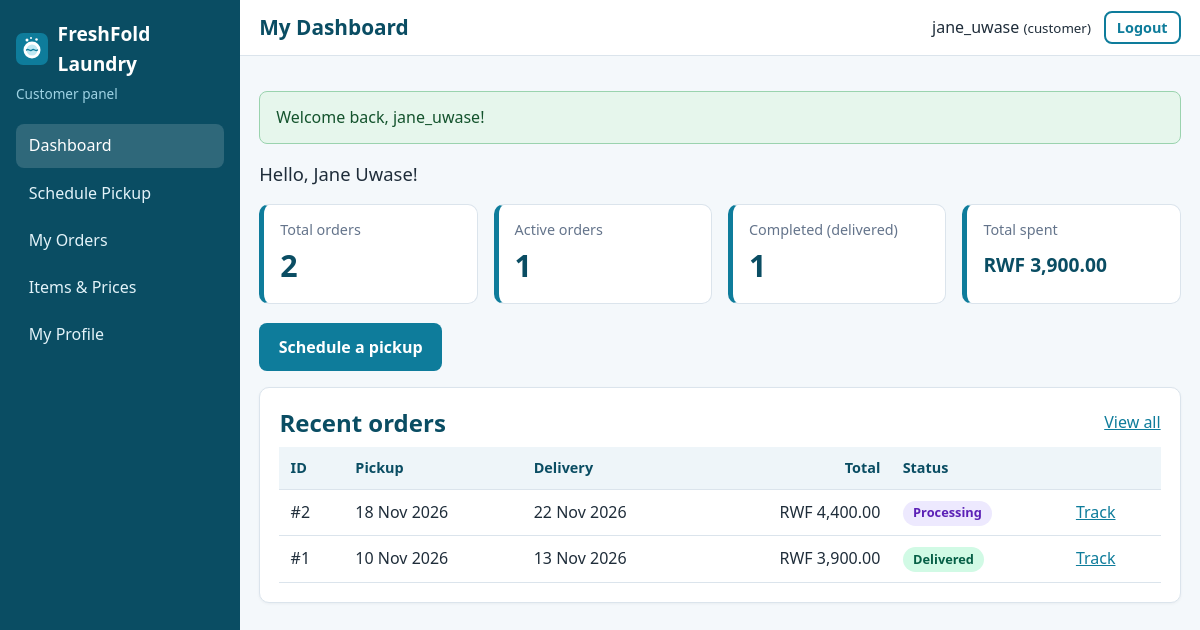
Screenshot of /customer/index.php (signed in) with the database file from the repository.
### tables this page shows
CREATE TABLE users (
    user_id       INT AUTO_INCREMENT PRIMARY KEY,
    username      VARCHAR(100) NOT NULL,
    email         VARCHAR(150) NOT NULL UNIQUE,
    password_hash VARCHAR(255) NOT NULL,               
    role          ENUM('admin','staff','customer') NOT NULL,
    created_at    TIMESTAMP DEFAULT CURRENT_TIMESTAMP
);

CREATE TABLE customers (
    customer_id INT AUTO_INCREMENT PRIMARY KEY,
    user_id     INT NOT NULL UNIQUE,                   
    full_name   VARCHAR(150) NOT NULL,
    phone       VARCHAR(20)  NOT NULL,
    address     TEXT NOT NULL,
    CONSTRAINT fk_customers_user
        FOREIGN KEY (user_id) REFERENCES users(user_id)
        ON DELETE CASCADE ON UPDATE CASCADE            
);

CREATE TABLE orders (
    order_id          INT AUTO_INCREMENT PRIMARY KEY,
    customer_id       INT NOT NULL,
    assigned_staff_id INT NULL,                        
    pickup_date       DATE NOT NULL,
    delivery_date     DATE NOT NULL,
    total             DECIMAL(10,2) NOT NULL,          
    status            ENUM('pending','confirmed','picked_up','processing',
                           'ready_for_delivery','out_for_delivery','delivered','cancelled')
                      NOT NULL DEFAULT 'pending',
    created_at        TIMESTAMP DEFAULT CURRENT_TIMESTAMP,
    updated_at        TIMESTAMP NULL DEFAULT NULL,

    CONSTRAINT fk_orders_customer
        FOREIGN KEY (customer_id) REFERENCES customers(customer_id)
        ON DELETE CASCADE ON UPDATE CASCADE,           
    CONSTRAINT fk_orders_staff
        FOREIGN KEY (assigned_staff_id) REFERENCES users(user_id)
        ON DELETE SET NULL ON UPDATE CASCADE,          

    CONSTRAINT chk_orders_dates CHECK (delivery_date > pickup_date),
    CONSTRAINT chk_orders_total CHECK (total >= 0),

    INDEX idx_orders_status   (status),
    INDEX idx_orders_staff    (assigned_staff_id),
    INDEX idx_orders_pickup   (pickup_date)
);

### app/controllers/DashboardController.php (called while the page is built, shortened)
<?php
class DashboardController
{
    public function customer(): void
    {
        $user     = requireRole(['customer']);
        $customer = Customer::findByUserId((int) $user['user_id']);
        $counts = Order::statusCounts((int) $customer['customer_id']);
        $total  = 0;
        $active = 0;
        $spent  = 0.0;
        foreach ($counts as $status => $row) {
            $total += $row['n'];
            if (in_array($status, activeStatuses(), true)) {
                $active += $row['n'];
            }
            if ($status === 'delivered') {
                $spent += $row['revenue'];
            }
        }
        render('customer/dashboard', [
            'title'     => 'My Dashboard',
            'customer'  => $customer,
            'total'     => $total,
            'active'    => $active,
            'delivered' => $counts['delivered']['n'] ?? 0,
            'spent'     => $spent,
            'recent'    => Order::search(['customer_id' => $customer['customer_id']], 5),
        ]);
    }
}

### public/customer/index.php (called while the page is built, shortened)
<?php
(new DashboardController())->customer();

### app/helpers/auth.php (called while the page is built, shortened)
<?php
function isLoggedIn(): bool
{
    return !empty($_SESSION['user_id']);
}
function currentUser(): ?array
{
    return [
        'user_id'  => (int) $_SESSION['user_id'],
        'username' => $_SESSION['username'] ?? '',
        'email'    => $_SESSION['email'] ?? '',
        'role'     => $_SESSION['role'] ?? '',
    ];
}
function requireLogin(): array
{
    $user = User::findById((int) $_SESSION['user_id']);
    return $user;
}
function requireRole(array $roles): array
{
    $user = requireLogin();
    return $user;
}

### app/config/database.php (called while the page is built, shortened)
<?php
function getDbConfig(): array
{
    $config = [
        'host'    => '127.0.0.1',
        'port'    => '3306',
        'name'    => 'online_laundry_db',
        'user'    => 'root',
        'pass'    => '',
        'charset' => 'utf8mb4',
    ];
    return $config;
}
function getConnection(): PDO
{
    static $pdo = null;
    if ($pdo instanceof PDO) {
        return $pdo;
    }
    $c   = getDbConfig();
    $dsn = "mysql:host={$c['host']};port={$c['port']};dbname={$c['name']};charset={$c['charset']}";
    try {
        $pdo = new PDO($dsn, $c['user'], $c['pass'], [
            PDO::ATTR_ERRMODE            => PDO::ERRMODE_EXCEPTION,
            PDO::ATTR_DEFAULT_FETCH_MODE => PDO::FETCH_ASSOC,
            PDO::ATTR_EMULATE_PREPARES   => false,
        ]);
    } catch (PDOException $e) {
        error_log('Database connection failed: ' . $e->getMessage());
        http_response_code(500);
        exit('Service temporarily unavailable. Please try again later.');
    }
    return $pdo;
}

### app/models/User.php (called while the page is built, shortened)
<?php
class User
{
    public static function findById(int $id)
    {
        $stmt = getConnection()->prepare(
            'SELECT user_id, username, email, role, created_at FROM users WHERE user_id = :id LIMIT 1'
        );
        $stmt->execute([':id' => $id]);
        return $stmt->fetch();
    }
}

### app/models/Customer.php (called while the page is built, shortened)
<?php
class Customer
{
    public static function findByUserId(int $userId)
    {
        $stmt = getConnection()->prepare(
            'SELECT c.customer_id, c.user_id, c.full_name, c.phone, c.address, u.username, u.email
             FROM customers c JOIN users u ON u.user_id = c.user_id
             WHERE c.user_id = :id LIMIT 1'
        );
        $stmt->execute([':id' => $userId]);
        return $stmt->fetch();
    }
}

### app/models/Order.php (called while the page is built, shortened)
<?php
class Order
{
    public static function search(array $f = [], int $limit = 200): array
    {
        $where  = [];
        $params = [];
        if (!empty($f['customer_id'])) {
            $where[] = 'o.customer_id = :customer_id';
            $params[':customer_id'] = (int) $f['customer_id'];
        }
        $sql = self::SELECT . ($where ? ' WHERE ' . implode(' AND ', $where) : '')
             . ' ORDER BY o.created_at DESC, o.order_id DESC LIMIT ' . (int) $limit;
        $stmt = getConnection()->prepare($sql);
        $stmt->execute($params);
        return $stmt->fetchAll();
    }
    public static function statusCounts(?int $customerId = null, ?int $staffId = null): array
    {
        $sql    = 'SELECT status, COUNT(*) AS n, COALESCE(SUM(total), 0) AS revenue FROM orders WHERE 1 = 1';
        $params = [];
        if ($customerId !== null) {
            $sql .= ' AND customer_id = :cid';
            $params[':cid'] = $customerId;
        }
        $sql .= ' GROUP BY status';
        $stmt = getConnection()->prepare($sql);
        $stmt->execute($params);
        $out = [];
        foreach ($stmt->fetchAll() as $row) {
            $out[$row['status']] = ['n' => (int) $row['n'], 'revenue' => (float) $row['revenue']];
        }
        return $out;
    }
}

### app/views/customer/dashboard.php (the view, shortened to what this page needs)
<p class="lead">Hello, <?= e($customer['full_name']) ?>!</p>
<div class="stats">
    <div class="stat"><span class="stat-label">Total orders</span><span class="stat-value"><?= (int) $total ?></span></div>
    <div class="stat"><span class="stat-label">Active orders</span><span class="stat-value"><?= (int) $active ?></span></div>
    <div class="stat"><span class="stat-label">Completed (delivered)</span><span class="stat-value"><?= (int) $delivered ?></span></div>
    <div class="stat"><span class="stat-label">Total spent</span><span class="stat-value small"><?= e(money($spent)) ?></span></div>
</div>
<p><a class="btn btn-primary" href="<?= e(url('customer/new-order.php')) ?>">Schedule a pickup</a></p>
<section class="card">
    <div class="card-head"><h2>Recent orders</h2><a href="<?= e(url('customer/orders.php')) ?>">View all</a></div>
    <div class="table-wrap">
        <table class="table">
            <thead><tr><th>ID</th><th>Pickup</th><th>Delivery</th><th class="num">Total</th><th>Status</th><th></th></tr></thead>
            <tbody>
            <?php foreach ($recent as $o): ?>
                <tr>
                    <td>#<?= (int) $o['order_id'] ?></td>
                    <td><?= e(formatDate($o['pickup_date'])) ?></td>
                    <td><?= e(formatDate($o['delivery_date'])) ?></td>
                    <td class="num"><?= e(money($o['total'])) ?></td>
                    <td><?= statusBadge($o['status']) ?></td>
                    <td><a href="<?= e(url('customer/order.php?id=' . (int) $o['order_id'])) ?>">Track</a></td>
                </tr>
            <?php endforeach; ?>
            </tbody>
        </table>
    </div>
</section>

### app/views/layouts/dashboard_header.php (shortened to what this page needs)
<?php
$user   = currentUser();
$role   = $user['role'];
$script = $_SERVER['SCRIPT_NAME'];
$menus = [
    'admin' => [
        ['admin/index.php', 'Dashboard'], ['admin/orders.php', 'Orders'], ['admin/order-form.php', 'New Order'],
        ['admin/customers.php', 'Customers'], ['admin/users.php', 'User Accounts'], ['admin/reports.php', 'Reports'],
    ],
    'staff' => [
        ['staff/index.php', 'Dashboard'], ['staff/orders.php', 'Assigned Orders'], ['staff/history.php', 'Order History'],
    ],
    'customer' => [
        ['customer/index.php', 'Dashboard'], ['customer/new-order.php', 'Schedule Pickup'], ['customer/orders.php', 'My Orders'],
        ['customer/items.php', 'Items & Prices'], ['customer/profile.php', 'My Profile'],
    ],
];
?>
<!DOCTYPE html>
<html lang="en">
<head>
    <link rel="stylesheet" href="<?= e(url('assets/css/style.css')) ?>">
</head>
<body class="dashboard">
<aside class="sidebar" id="sidebar">
    <a class="brand" href="<?= e(url('index.php')) ?>">
        <img src="<?= e(url('assets/images/logo.svg')) ?>" alt="" width="32" height="32">
        <span><?= e(APP_NAME) ?></span>
    </a>
    <p class="role-tag"><?= e(ucfirst($role)) ?> panel</p>
    <nav>
        <?php foreach ($menus[$role] as $item): ?>
            <a href="<?= e(url($item[0])) ?>" class="<?= substr($script, -strlen($item[0])) === $item[0] ? 'active' : '' ?>"><?= e($item[1]) ?></a>
        <?php endforeach; ?>
    </nav>
</aside>
<div class="dash-main">
    <header class="topbar">
        <h1><?= e($pageTitle) ?></h1>
        <div class="topbar-user">
            <span><?= e($user['username']) ?> <small>(<?= e($role) ?>)</small></span>
            <form method="post" action="<?= e(url('logout.php')) ?>">
                <button type="submit" class="btn btn-outline btn-small">Logout</button>
            </form>
        </div>
    </header>
    <main class="content">
        <?= renderFlash() ?>

### app/helpers/view.php (shortened to what this page needs)
<?php
function e($value): string
{
    return htmlspecialchars((string) $value, ENT_QUOTES, 'UTF-8');
}
function url(string $path = ''): string
{
    return BASE_URL . '/' . ltrim($path, '/');
}
function renderFlash(): string
{
    $html = '';
    foreach ($_SESSION['flash'] as $f) {
        $class = $f['type'] === 'success' ? 'alert-success' : 'alert-error';
        $html .= '<div class="alert ' . $class . '" role="alert">' . e($f['message']) . '</div>';
    }
    return $html;
}
function render(string $view, array $data = [], string $layout = 'dashboard'): void
{
    extract($data, EXTR_SKIP);
    $pageTitle = $data['title'] ?? APP_NAME;
    require APP_PATH . '/views/layouts/' . $layout . '_header.php';
    require APP_PATH . '/views/' . $view . '.php';
    require APP_PATH . '/views/layouts/' . $layout . '_footer.php';
}
function money($amount): string
{
    return CURRENCY . ' ' . number_format((float) $amount, 2);
}
function formatDate($date): string
{
    $ts = strtotime((string) $date);
    return $ts ? date('d M Y', $ts) : '-';
}

### app/helpers/order_status.php (shortened to what this page needs)
<?php
function orderStatuses(): array
{
    return [
        'pending'            => 'Pending',
        'confirmed'          => 'Confirmed',
        'picked_up'          => 'Picked Up',
        'processing'         => 'Processing',
        'ready_for_delivery' => 'Ready for Delivery',
        'out_for_delivery'   => 'Out for Delivery',
        'delivered'          => 'Delivered',
        'cancelled'          => 'Cancelled',
    ];
}
function statusLabel($status): string
{
    $all = orderStatuses();
    return $all[$status] ?? ucfirst(str_replace('_', ' ', (string) $status));
}
function statusBadge($status): string
{
    return '<span class="badge badge-' . e($status) . '">' . e(statusLabel($status)) . '</span>';
}

### app/views/layouts/dashboard_footer.php (shortened to what this page needs)
    </main>
</div>
</body>
</html>

### public/assets/css/style.css (style rules this page uses)
:root { --primary: #0e7c9b; --primary-dark: #0a4d63; --accent: #f59e0b; --bg: #f4f8fb; --card: #ffffff; --text: #1f2d3a; --muted: #64748b; --border: #dbe4ec; --danger: #c62828; --success: #1b7f3b; --radius: 10px; }
* { box-sizing: border-box; }
html { scroll-behavior: smooth; }
body { margin: 0; font-family: "Segoe UI", Roboto, Arial, sans-serif; color: var(--text); background: var(--bg); line-height: 1.55; }
img { max-width: 100%; height: auto; }
a { color: var(--primary); }
h1, h2, h3 { line-height: 1.25; margin: 0 0 .6rem; color: var(--primary-dark); }
p { margin: 0 0 1rem; }
.lead { font-size: 1.15rem; }
.btn { display: inline-block; padding: .6rem 1.1rem; border-radius: 8px; border: 2px solid transparent; font-size: 1rem; font-weight: 600; text-decoration: none; cursor: pointer; text-align: center; font-family: inherit; }
.btn-primary { background: var(--primary); color: #fff; }
.btn-outline { background: transparent; border-color: var(--primary); color: var(--primary); }
.btn-small { padding: .3rem .7rem; font-size: .9rem; }
.alert { padding: .8rem 1rem; border-radius: 8px; margin: 1rem 0; border: 1px solid; }
.alert-success { background: #e6f6ec; border-color: #9ad3ae; color: #14532d; }
.card { background: var(--card); border: 1px solid var(--border); border-radius: var(--radius); padding: 1.2rem; margin-bottom: 1.2rem; box-shadow: 0 1px 3px rgba(15, 40, 60, .05); }
.card-head { display: flex; justify-content: space-between; align-items: center; gap: 1rem; flex-wrap: wrap; margin-bottom: .6rem; }
.card-head h2 { margin: 0; }
.brand { display: flex; align-items: center; gap: .6rem; font-weight: 700; font-size: 1.2rem; color: var(--primary-dark); text-decoration: none; }
body.dashboard { display: flex; min-height: 100vh; }
.sidebar { width: 240px; background: var(--primary-dark); color: #fff; padding: 1.2rem 1rem; flex-shrink: 0; position: sticky; top: 0; height: 100vh; overflow-y: auto; }
.sidebar .brand { color: #fff; margin-bottom: .3rem; }
.role-tag { color: #9fd3e4; font-size: .85rem; margin-bottom: 1.2rem; }
.sidebar nav a { display: block; padding: .6rem .8rem; color: #e3f3f9; text-decoration: none; border-radius: 8px; margin-bottom: .2rem; }
.sidebar nav a:hover, .sidebar nav a.active { background: rgba(255, 255, 255, .15); color: #fff; }
.dash-main { flex: 1; min-width: 0; }
.topbar { display: flex; align-items: center; gap: 1rem; background: #fff; border-bottom: 1px solid var(--border); padding: .7rem 1.2rem; }
.topbar h1 { margin: 0; font-size: 1.3rem; flex: 1; }
.topbar-user { display: flex; align-items: center; gap: .8rem; }
.topbar-user form { margin: 0; }
.content { padding: 1.2rem; max-width: 1200px; }
.stats { display: grid; grid-template-columns: repeat(auto-fit, minmax(170px, 1fr)); gap: 1rem; margin-bottom: 1.2rem; }
.stat { background: #fff; border: 1px solid var(--border); border-left: 5px solid var(--primary); border-radius: var(--radius); padding: .9rem 1rem; display: flex; flex-direction: column; }
.stat-label { color: var(--muted); font-size: .9rem; }
.stat-value { font-size: 1.9rem; font-weight: 700; color: var(--primary-dark); }
.stat-value.small { font-size: 1.2rem; padding-top: .5rem; }
.table-wrap { overflow-x: auto; }
.table { width: 100%; border-collapse: collapse; background: #fff; }
.table th, .table td { padding: .6rem .7rem; border-bottom: 1px solid var(--border); text-align: left; vertical-align: middle; }
.table th { background: #eef5f9; font-size: .9rem; color: var(--primary-dark); white-space: nowrap; }
.table .num { text-align: right; white-space: nowrap; }
.badge { display: inline-block; padding: .15rem .65rem; border-radius: 999px; font-size: .8rem; font-weight: 700; white-space: nowrap; }
.badge-processing { background: #ede9fe; color: #5b21b6; }
.badge-delivered { background: #d1fae5; color: #065f46; }

### rows the page displays
users: role "Customer", username "jane_uwase", role "customer"
customers: full_name "Jane Uwase"
orders: order_id "2", pickup_date "18 Nov 2026", delivery_date "22 Nov 2026", total "RWF 4,400.00", status "Processing"
orders: order_id "1", pickup_date "10 Nov 2026", delivery_date "13 Nov 2026", total "RWF 3,900.00", status "Delivered"

### other values shown
APP_NAME "FreshFold Laundry"
$item[1] "Dashboard"
$item[1] "Schedule Pickup"
$item[1] "My Orders"
$item[1] "Items & Prices"
$item[1] "My Profile"
$pageTitle "My Dashboard"
$f['message'] "Welcome back, jane_uwase!"
$total "2"
$active "1"
$delivered "1"
money($spent) "RWF 3,900.00"
